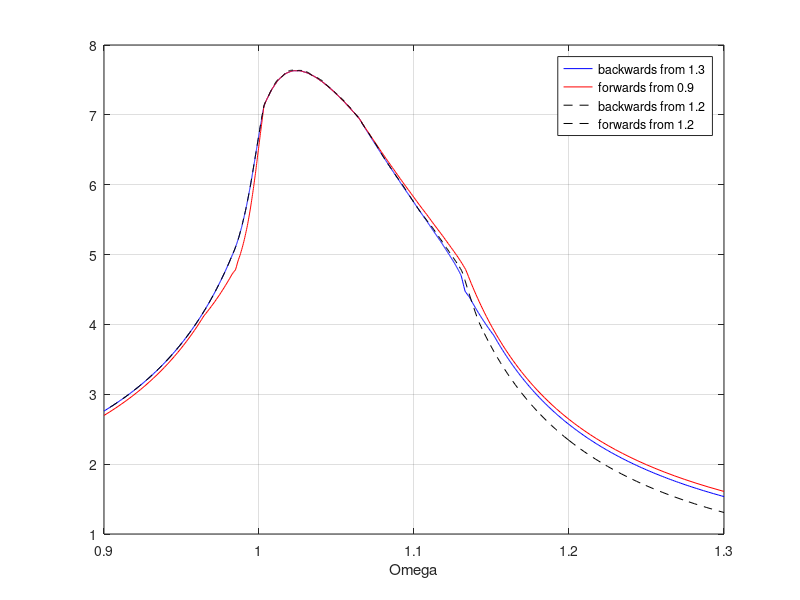
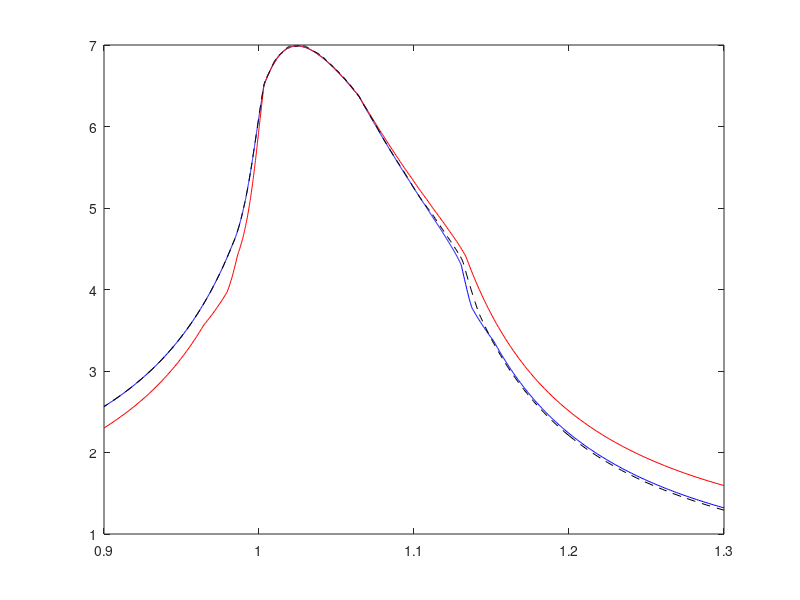
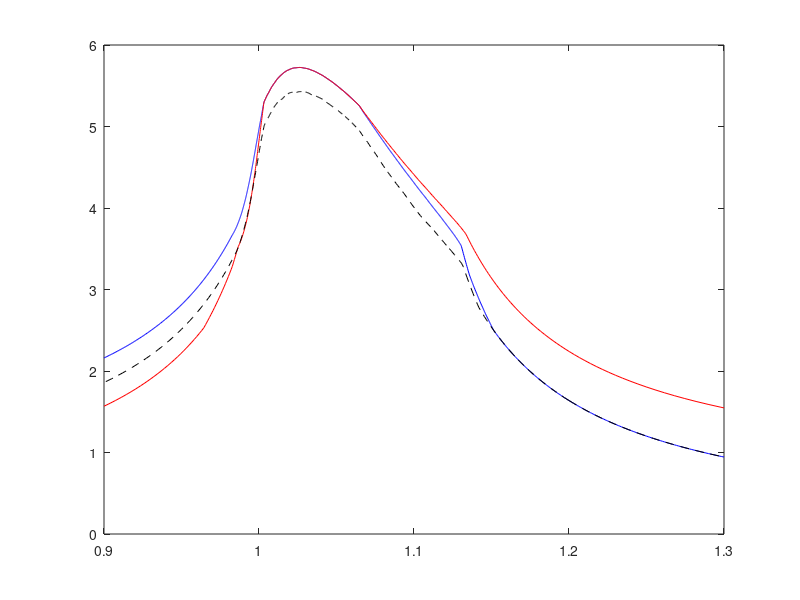
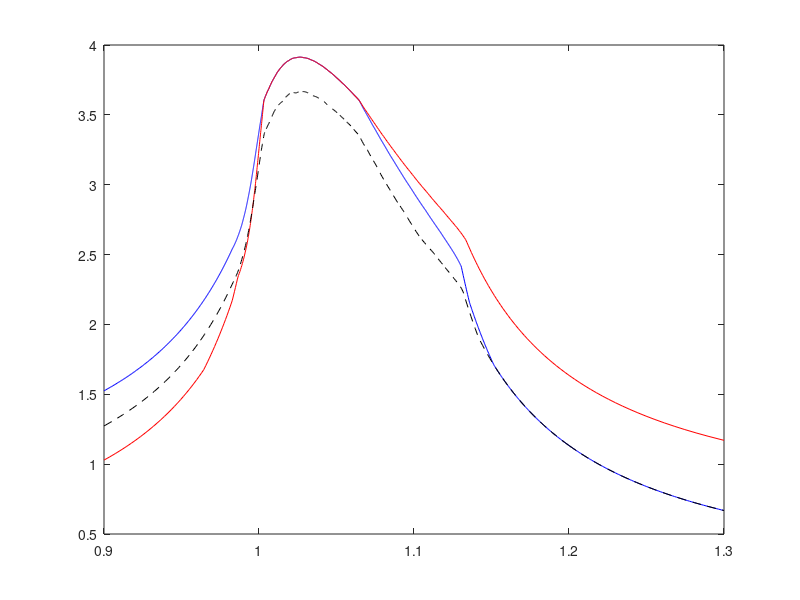

MATLAB code for these plots, in order: (Note: this script raises an error after producing the figures.)
% plot backwards from 0.9 on each dof
load('A_preload_backwards_cont_friction_F11000_1H_without_initialw.mat');
for i = 1:5
    figure(i)
    plot(A_cont(:,6), A_cont(:,i), 'b-'), hold on;
end

% plot forwards from 0.9 on each dof
load('A_preload_forward_cont_friction_F11000_1H_without_initialw.mat');
for i = 1:5
    figure(i)
    plot(A_cont(:,6), A_cont(:,i), 'r-'), hold on;
end


% plot backwards from 1.2 on each dof
load('A_cont_Backwards_H_10.mat');
for i = 1:5
    figure(i)
    plot(A_cont(:,6), A_cont(:,i), 'k--'), hold on;
end

% plot forwards from 1.2 on each dof
load('A_cont_Forwards_H_10.mat');
for i = 1:5
    figure(i)
    plot(A_cont(:,6), A_cont(:,i), 'k--'), hold on;
end

% legend of each plot
for i = 1:5
    figure(i)
    legend('backwards from 1.3','forwards from 0.9','backwards from 1.2','forwards from 1.2');
    grid on;
    xlabel('Omega');
    if i < 3
        name = 'q_' + string(i);
        ylabel('Amplitude of' + name);
        title(name + ' - Omega');
    else
        name = 'x_' + string(i-2);
        ylabel('Amplitude of' + name);
        title(name + ' - Omega');
    end
end

%%
% friction forces over time
cd data/'27 May - detail in omega 1.2'/
load("Ff_omega1.2_forwards.mat");
load("w_omega1.2_forwards.mat");
cd ../
cd ../
Ff_f = hndn;
Dissip_f = zeros(2,1);
% dissipation by Harmonics' coefficient
for i = 1:2
    Dissip_f(i,1) = 0.5 * T * 1.2 * (Xforwards(3:2:end, i + 2)' * Ff_f(2:2:end, i) -  Ff_f(3:2:end, i)' * Xforwards(2:2:end, i + 2));
end

ft_f = E * Ff_f - params.func.static.preload.gxp'; % g(x + xp)
w_f = w_cont;
figure;
for i = 1:2
    plot(t, ft_f(:,i)), hold on;
end
plot(t, ft_f(:,3), 'k-'), hold on;
plot(t, -ft_f(:,3), 'k-'), hold on;
legend('T1', 'T2', 'Fn');
grid on;
xlabel('t');
ylabel('Force');
title('Friction forces over time forwards');

cd data/'27 May - detail in omega 1.2'/
load("Ff_omega1.2_backwards.mat");
load("w_omega1.2_backwards.mat");
cd ../
cd ../
Ff_b = hndn;
Dissip_b = zeros(2,1);
% dissipation by Harmonics' coefficient
for i = 1:2
    Dissip_f(i,1) = 0.5 * T * 1.2 * (Xbackwards(3:2:end, i + 2)' * Ff_b(2:2:end, i) -  Ff_b(3:2:end, i)' * Xbackwards(2:2:end, i + 2));
end
ft_b = E * Ff_b - params.func.static.preload.gxp'; % g(x + xp)
w_b = w_cont;
figure;
for i = 1:2
    plot(t, ft_b(:,i)), hold on;
end
plot(t, ft_b(:,3),'k-'), hold on;
plot(t, -ft_b(:,3),'k-'), hold on;
legend('T1', 'T2', 'Fn');
grid on;
xlabel('t');
ylabel('Force');
title('Friction forces over time backwards');